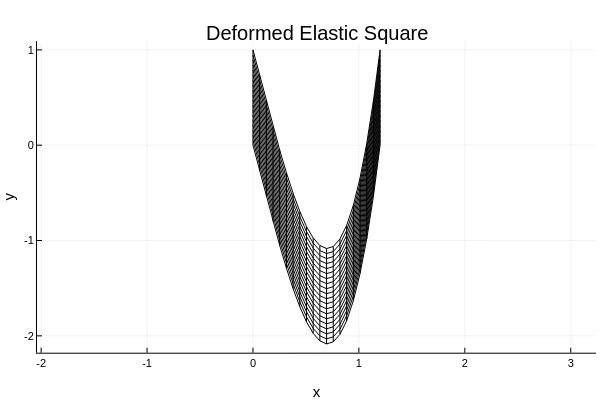

This figure's notebook cell:
### Code cell
# Transpose for plotting consistency
a1p = a1sol'
a2p = a2sol'

# Build coordinate matrices
X = [xi for yi in y, xi in x]
Y = [yi for yi in y, xi in x]

# Deformed coordinates
Xd = X .+ a1p
Yd = Y .+ a2p

# Plot deformed grid
p1 = plot()

# horizontal lines
for i in 1:p.Ny
    plot!(Xd[i, :], Yd[i, :], color=:black, lw=1)
end

# vertical lines
for j in 1:p.Nx
    plot!(Xd[:, j], Yd[:, j], color=:black, lw=1)
end

plot!(
    aspect_ratio = 1,
    xlabel = "x",
    ylabel = "y",
    legend = false,
    title = "Deformed Elastic Square"
)

### Figure 1 — Plotly figure (JSON) as saved in the notebook; plotly's stock layout.template omitted (floating-point values rounded to 4 significant figures)
{"data": [{"colorbar": {"len": 0.8657, "title": "", "x": 0.9934, "y": 0.5087}, "legendgroup": "y1", "line": {"color": "rgba(0, 0, 0, 1.000)", "dash": "solid", "shape": "linear", "width": 1}, "mode": "lines", "name": "y1", "showlegend": true, "type": "scatter", "x": [-5.801e-14, 0.06316, 0.1263, 0.1895, 0.2526, 0.3158, 0.3789, 0.4421, 0.5053, 0.5684, 0.6316, 0.6947, 0.7579, 0.8211, 0.8842, 0.9474, 1.011, 1.074, 1.137, 1.2], "xaxis": "x", "y": [1.557e-14, -0.2684, -0.5368, -0.8, -1.053, -1.289, -1.505, -1.695, -1.853, -1.974, -2.053, -2.084, -2.063, -1.984, -1.842, -1.632, -1.347, -0.9842, -0.5368, 7.63e-14], "yaxis": "y"}, {"colorbar": {"len": 0.8657, "title": "", "x": 0.9934, "y": 0.5087}, "legendgroup": "y2", "line": {"color": "rgba(0, 0, 0, 1.000)", "dash": "solid", "shape": "linear", "width": 1}, "mode": "lines", "name": "y2", "showlegend": true, "type": "scatter", "x": [-3.921e-14, 0.06316, 0.1263, 0.1895, 0.2526, 0.3158, 0.3789, 0.4421, 0.5053, 0.5684, 0.6316, 0.6947, 0.7579, 0.8211, 0.8842, 0.9474, 1.011, 1.074, 1.137, 1.2], "xaxis": "x", "y": [0.05263, -0.2158, -0.4842, -0.7474, -1.0, -1.237, -1.453, -1.642, -1.8, -1.921, -2.0, -2.032, -2.011, -1.932, -1.789, -1.579, -1.295, -0.9316, -0.4842, 0.05263], "yaxis": "y"}, {"colorbar": {"len": 0.8657, "title": "", "x": 0.9934, "y": 0.5087}, "legendgroup": "y3", "line": {"color": "rgba(0, 0, 0, 1.000)", "dash": "solid", "shape": "linear", "width": 1}, "mode": "lines", "name": "y3", "showlegend": true, "type": "scatter", "x": [-3.656e-13, 0.06316, 0.1263, 0.1895, 0.2526, 0.3158, 0.3789, 0.4421, 0.5053, 0.5684, 0.6316, 0.6947, 0.7579, 0.8211, 0.8842, 0.9474, 1.011, 1.074, 1.137, 1.2], "xaxis": "x", "y": [0.1053, -0.1632, -0.4316, -0.6947, -0.9474, -1.184, -1.4, -1.589, -1.747, -1.868, -1.947, -1.979, -1.958, -1.879, -1.737, -1.526, -1.242, -0.8789, -0.4316, 0.1053], "yaxis": "y"}, {"colorbar": {"len": 0.8657, "title": "", "x": 0.9934, "y": 0.5087}, "legendgroup": "y4", "line": {"color": "rgba(0, 0, 0, 1.000)", "dash": "solid", "shape": "linear", "width": 1}, "mode": "lines", "name": "y4", "showlegend": true, "type": "scatter", "x": [2.382e-13, 0.06316, 0.1263, 0.1895, 0.2526, 0.3158, 0.3789, 0.4421, 0.5053, 0.5684, 0.6316, 0.6947, 0.7579, 0.8211, 0.8842, 0.9474, 1.011, 1.074, 1.137, 1.2], "xaxis": "x", "y": [0.1579, -0.1105, -0.3789, -0.6421, -0.8947, -1.132, -1.347, -1.537, -1.695, -1.816, -1.895, -1.926, -1.905, -1.826, -1.684, -1.474, -1.189, -0.8263, -0.3789, 0.1579], "yaxis": "y"}, {"colorbar": {"len": 0.8657, "title": "", "x": 0.9934, "y": 0.5087}, "legendgroup": "y5", "line": {"color": "rgba(0, 0, 0, 1.000)", "dash": "solid", "shape": "linear", "width": 1}, "mode": "lines", "name": "y5", "showlegend": true, "type": "scatter", "x": [-1.331e-13, 0.06316, 0.1263, 0.1895, 0.2526, 0.3158, 0.3789, 0.4421, 0.5053, 0.5684, 0.6316, 0.6947, 0.7579, 0.8211, 0.8842, 0.9474, 1.011, 1.074, 1.137, 1.2], "xaxis": "x", "y": [0.2105, -0.05789, -0.3263, -0.5895, -0.8421, -1.079, -1.295, -1.484, -1.642, -1.763, -1.842, -1.874, -1.853, -1.774, -1.632, -1.421, -1.137, -0.7737, -0.3263, 0.2105], "yaxis": "y"}, {"colorbar": {"len": 0.8657, "title": "", "x": 0.9934, "y": 0.5087}, "legendgroup": "y6", "line": {"color": "rgba(0, 0, 0, 1.000)", "dash": "solid", "shape": "linear", "width": 1}, "mode": "lines", "name": "y6", "showlegend": true, "type": "scatter", "x": [2.156e-13, 0.06316, 0.1263, 0.1895, 0.2526, 0.3158, 0.3789, 0.4421, 0.5053, 0.5684, 0.6316, 0.6947, 0.7579, 0.8211, 0.8842, 0.9474, 1.011, 1.074, 1.137, 1.2], "xaxis": "x", "y": [0.2632, -0.005263, -0.2737, -0.5368, -0.7895, -1.026, -1.242, -1.432, -1.589, -1.711, -1.789, -1.821, -1.8, -1.721, -1.579, -1.368, -1.084, -0.7211, -0.2737, 0.2632], "yaxis": "y"}, {"colorbar": {"len": 0.8657, "title": "", "x": 0.9934, "y": 0.5087}, "legendgroup": "y7", "line": {"color": "rgba(0, 0, 0, 1.000)", "dash": "solid", "shape": "linear", "width": 1}, "mode": "lines", "name": "y7", "showlegend": true, "type": "scatter", "x": [5.657e-14, 0.06316, 0.1263, 0.1895, 0.2526, 0.3158, 0.3789, 0.4421, 0.5053, 0.5684, 0.6316, 0.6947, 0.7579, 0.8211, 0.8842, 0.9474, 1.011, 1.074, 1.137, 1.2], "xaxis": "x", "y": [0.3158, 0.04737, -0.2211, -0.4842, -0.7368, -0.9737, -1.189, -1.379, -1.537, -1.658, -1.737, -1.768, -1.747, -1.668, -1.526, -1.316, -1.032, -0.6684, -0.2211, 0.3158], "yaxis": "y"}, {"colorbar": {"len": 0.8657, "title": "", "x": 0.9934, "y": 0.5087}, "legendgroup": "y8", "line": {"color": "rgba(0, 0, 0, 1.000)", "dash": "solid", "shape": "linear", "width": 1}, "mode": "lines", "name": "y8", "showlegend": true, "type": "scatter", "x": [-2.775e-14, 0.06316, 0.1263, 0.1895, 0.2526, 0.3158, 0.3789, 0.4421, 0.5053, 0.5684, 0.6316, 0.6947, 0.7579, 0.8211, 0.8842, 0.9474, 1.011, 1.074, 1.137, 1.2], "xaxis": "x", "y": [0.3684, 0.1, -0.1684, -0.4316, -0.6842, -0.9211, -1.137, -1.326, -1.484, -1.605, -1.684, -1.716, -1.695, -1.616, -1.474, -1.263, -0.9789, -0.6158, -0.1684, 0.3684], "yaxis": "y"}, {"colorbar": {"len": 0.8657, "title": "", "x": 0.9934, "y": 0.5087}, "legendgroup": "y9", "line": {"color": "rgba(0, 0, 0, 1.000)", "dash": "solid", "shape": "linear", "width": 1}, "mode": "lines", "name": "y9", "showlegend": true, "type": "scatter", "x": [-1.295e-12, 0.06316, 0.1263, 0.1895, 0.2526, 0.3158, 0.3789, 0.4421, 0.5053, 0.5684, 0.6316, 0.6947, 0.7579, 0.8211, 0.8842, 0.9474, 1.011, 1.074, 1.137, 1.2], "xaxis": "x", "y": [0.4211, 0.1526, -0.1158, -0.3789, -0.6316, -0.8684, -1.084, -1.274, -1.432, -1.553, -1.632, -1.663, -1.642, -1.563, -1.421, -1.211, -0.9263, -0.5632, -0.1158, 0.4211], "yaxis": "y"}, {"colorbar": {"len": 0.8657, "title": "", "x": 0.9934, "y": 0.5087}, "legendgroup": "y10", "line": {"color": "rgba(0, 0, 0, 1.000)", "dash": "solid", "shape": "linear", "width": 1}, "mode": "lines", "name": "y10", "showlegend": true, "type": "scatter", "x": [5.87e-13, 0.06316, 0.1263, 0.1895, 0.2526, 0.3158, 0.3789, 0.4421, 0.5053, 0.5684, 0.6316, 0.6947, 0.7579, 0.8211, 0.8842, 0.9474, 1.011, 1.074, 1.137, 1.2], "xaxis": "x", "y": [0.4737, 0.2053, -0.06316, -0.3263, -0.5789, -0.8158, -1.032, -1.221, -1.379, -1.5, -1.579, -1.611, -1.589, -1.511, -1.368, -1.158, -0.8737, -0.5105, -0.06316, 0.4737], "yaxis": "y"}, {"colorbar": {"len": 0.8657, "title": "", "x": 0.9934, "y": 0.5087}, "legendgroup": "y11", "line": {"color": "rgba(0, 0, 0, 1.000)", "dash": "solid", "shape": "linear", "width": 1}, "mode": "lines", "name": "y11", "showlegend": true, "type": "scatter", "x": [9.588e-14, 0.06316, 0.1263, 0.1895, 0.2526, 0.3158, 0.3789, 0.4421, 0.5053, 0.5684, 0.6316, 0.6947, 0.7579, 0.8211, 0.8842, 0.9474, 1.011, 1.074, 1.137, 1.2], "xaxis": "x", "y": [0.5263, 0.2579, -0.01053, -0.2737, -0.5263, -0.7632, -0.9789, -1.168, -1.326, -1.447, -1.526, -1.558, -1.537, -1.458, -1.316, -1.105, -0.8211, -0.4579, -0.01053, 0.5263], "yaxis": "y"}, {"colorbar": {"len": 0.8657, "title": "", "x": 0.9934, "y": 0.5087}, "legendgroup": "y12", "line": {"color": "rgba(0, 0, 0, 1.000)", "dash": "solid", "shape": "linear", "width": 1}, "mode": "lines", "name": "y12", "showlegend": true, "type": "scatter", "x": [1.434e-13, 0.06316, 0.1263, 0.1895, 0.2526, 0.3158, 0.3789, 0.4421, 0.5053, 0.5684, 0.6316, 0.6947, 0.7579, 0.8211, 0.8842, 0.9474, 1.011, 1.074, 1.137, 1.2], "xaxis": "x", "y": [0.5789, 0.3105, 0.04211, -0.2211, -0.4737, -0.7105, -0.9263, -1.116, -1.274, -1.395, -1.474, -1.505, -1.484, -1.405, -1.263, -1.053, -0.7684, -0.4053, 0.04211, 0.5789], "yaxis": "y"}, {"colorbar": {"len": 0.8657, "title": "", "x": 0.9934, "y": 0.5087}, "legendgroup": "y13", "line": {"color": "rgba(0, 0, 0, 1.000)", "dash": "solid", "shape": "linear", "width": 1}, "mode": "lines", "name": "y13", "showlegend": true, "type": "scatter", "x": [-1.512e-13, 0.06316, 0.1263, 0.1895, 0.2526, 0.3158, 0.3789, 0.4421, 0.5053, 0.5684, 0.6316, 0.6947, 0.7579, 0.8211, 0.8842, 0.9474, 1.011, 1.074, 1.137, 1.2], "xaxis": "x", "y": [0.6316, 0.3632, 0.09474, -0.1684, -0.4211, -0.6579, -0.8737, -1.063, -1.221, -1.342, -1.421, -1.453, -1.432, -1.353, -1.211, -1.0, -0.7158, -0.3526, 0.09474, 0.6316], "yaxis": "y"}, {"colorbar": {"len": 0.8657, "title": "", "x": 0.9934, "y": 0.5087}, "legendgroup": "y14", "line": {"color": "rgba(0, 0, 0, 1.000)", "dash": "solid", "shape": "linear", "width": 1}, "mode": "lines", "name": "y14", "showlegend": true, "type": "scatter", "x": [-1.489e-13, 0.06316, 0.1263, 0.1895, 0.2526, 0.3158, 0.3789, 0.4421, 0.5053, 0.5684, 0.6316, 0.6947, 0.7579, 0.8211, 0.8842, 0.9474, 1.011, 1.074, 1.137, 1.2], "xaxis": "x", "y": [0.6842, 0.4158, 0.1474, -0.1158, -0.3684, -0.6053, -0.8211, -1.011, -1.168, -1.289, -1.368, -1.4, -1.379, -1.3, -1.158, -0.9474, -0.6632, -0.3, 0.1474, 0.6842], "yaxis": "y"}, {"colorbar": {"len": 0.8657, "title": "", "x": 0.9934, "y": 0.5087}, "legendgroup": "y15", "line": {"color": "rgba(0, 0, 0, 1.000)", "dash": "solid", "shape": "linear", "width": 1}, "mode": "lines", "name": "y15", "showlegend": true, "type": "scatter", "x": [-2.607e-14, 0.06316, 0.1263, 0.1895, 0.2526, 0.3158, 0.3789, 0.4421, 0.5053, 0.5684, 0.6316, 0.6947, 0.7579, 0.8211, 0.8842, 0.9474, 1.011, 1.074, 1.137, 1.2], "xaxis": "x", "y": [0.7368, 0.4684, 0.2, -0.06316, -0.3158, -0.5526, -0.7684, -0.9579, -1.116, -1.237, -1.316, -1.347, -1.326, -1.247, -1.105, -0.8947, -0.6105, -0.2474, 0.2, 0.7368], "yaxis": "y"}, {"colorbar": {"len": 0.8657, "title": "", "x": 0.9934, "y": 0.5087}, "legendgroup": "y16", "line": {"color": "rgba(0, 0, 0, 1.000)", "dash": "solid", "shape": "linear", "width": 1}, "mode": "lines", "name": "y16", "showlegend": true, "type": "scatter", "x": [6.505e-15, 0.06316, 0.1263, 0.1895, 0.2526, 0.3158, 0.3789, 0.4421, 0.5053, 0.5684, 0.6316, 0.6947, 0.7579, 0.8211, 0.8842, 0.9474, 1.011, 1.074, 1.137, 1.2], "xaxis": "x", "y": [0.7895, 0.5211, 0.2526, -0.01053, -0.2632, -0.5, -0.7158, -0.9053, -1.063, -1.184, -1.263, -1.295, -1.274, -1.195, -1.053, -0.8421, -0.5579, -0.1947, 0.2526, 0.7895], "yaxis": "y"}, {"colorbar": {"len": 0.8657, "title": "", "x": 0.9934, "y": 0.5087}, "legendgroup": "y17", "line": {"color": "rgba(0, 0, 0, 1.000)", "dash": "solid", "shape": "linear", "width": 1}, "mode": "lines", "name": "y17", "showlegend": true, "type": "scatter", "x": [-1.69e-13, 0.06316, 0.1263, 0.1895, 0.2526, 0.3158, 0.3789, 0.4421, 0.5053, 0.5684, 0.6316, 0.6947, 0.7579, 0.8211, 0.8842, 0.9474, 1.011, 1.074, 1.137, 1.2], "xaxis": "x", "y": [0.8421, 0.5737, 0.3053, 0.04211, -0.2105, -0.4474, -0.6632, -0.8526, -1.011, -1.132, -1.211, -1.242, -1.221, -1.142, -1.0, -0.7895, -0.5053, -0.1421, 0.3053, 0.8421], "yaxis": "y"}, {"colorbar": {"len": 0.8657, "title": "", "x": 0.9934, "y": 0.5087}, "legendgroup": "y18", "line": {"color": "rgba(0, 0, 0, 1.000)", "dash": "solid", "shape": "linear", "width": 1}, "mode": "lines", "name": "y18", "showlegend": true, "type": "scatter", "x": [2.641e-13, 0.06316, 0.1263, 0.1895, 0.2526, 0.3158, 0.3789, 0.4421, 0.5053, 0.5684, 0.6316, 0.6947, 0.7579, 0.8211, 0.8842, 0.9474, 1.011, 1.074, 1.137, 1.2], "xaxis": "x", "y": [0.8947, 0.6263, 0.3579, 0.09474, -0.1579, -0.3947, -0.6105, -0.8, -0.9579, -1.079, -1.158, -1.189, -1.168, -1.089, -0.9474, -0.7368, -0.4526, -0.08947, 0.3579, 0.8947], "yaxis": "y"}, {"colorbar": {"len": 0.8657, "title": "", "x": 0.9934, "y": 0.5087}, "legendgroup": "y19", "line": {"color": "rgba(0, 0, 0, 1.000)", "dash": "solid", "shape": "linear", "width": 1}, "mode": "lines", "name": "y19", "showlegend": true, "type": "scatter", "x": [-3.833e-14, 0.06316, 0.1263, 0.1895, 0.2526, 0.3158, 0.3789, 0.4421, 0.5053, 0.5684, 0.6316, 0.6947, 0.7579, 0.8211, 0.8842, 0.9474, 1.011, 1.074, 1.137, 1.2], "xaxis": "x", "y": [0.9474, 0.6789, 0.4105, 0.1474, -0.1053, -0.3421, -0.5579, -0.7474, -0.9053, -1.026, -1.105, -1.137, -1.116, -1.037, -0.8947, -0.6842, -0.4, -0.03684, 0.4105, 0.9474], "yaxis": "y"}, {"colorbar": {"len": 0.8657, "title": "", "x": 0.9934, "y": 0.5087}, "legendgroup": "y20", "line": {"color": "rgba(0, 0, 0, 1.000)", "dash": "solid", "shape": "linear", "width": 1}, "mode": "lines", "name": "y20", "showlegend": true, "type": "scatter", "x": [6.568e-14, 0.06316, 0.1263, 0.1895, 0.2526, 0.3158, 0.3789, 0.4421, 0.5053, 0.5684, 0.6316, 0.6947, 0.7579, 0.8211, 0.8842, 0.9474, 1.011, 1.074, 1.137, 1.2], "xaxis": "x", "y": [1, 0.7316, 0.4632, 0.2, -0.05263, -0.2895, -0.5053, -0.6947, -0.8526, -0.9737, -1.053, -1.084, -1.063, -0.9842, -0.8421, -0.6316, -0.3474, 0.01579, 0.4632, 1], "yaxis": "y"}, {"colorbar": {"len": 0.8657, "title": "", "x": 0.9934, "y": 0.5087}, "legendgroup": "y21", "line": {"color": "rgba(0, 0, 0, 1.000)", "dash": "solid", "shape": "linear", "width": 1}, "mode": "lines", "name": "y21", "showlegend": true, "type": "scatter", "x": [-5.801e-14, -3.921e-14, -3.656e-13, 2.382e-13, -1.331e-13, 2.156e-13, 5.657e-14, -2.775e-14, -1.295e-12, 5.87e-13, 9.588e-14, 1.434e-13, -1.512e-13, -1.489e-13, -2.607e-14, 6.505e-15, -1.69e-13, 2.641e-13, -3.833e-14, 6.568e-14], "xaxis": "x", "y": [1.557e-14, 0.05263, 0.1053, 0.1579, 0.2105, 0.2632, 0.3158, 0.3684, 0.4211, 0.4737, 0.5263, 0.5789, 0.6316, 0.6842, 0.7368, 0.7895, 0.8421, 0.8947, 0.9474, 1], "yaxis": "y"}, {"colorbar": {"len": 0.8657, "title": "", "x": 0.9934, "y": 0.5087}, "legendgroup": "y22", "line": {"color": "rgba(0, 0, 0, 1.000)", "dash": "solid", "shape": "linear", "width": 1}, "mode": "lines", "name": "y22", "showlegend": true, "type": "scatter", "x": [0.06316, 0.06316, 0.06316, 0.06316, 0.06316, 0.06316, 0.06316, 0.06316, 0.06316, 0.06316, 0.06316, 0.06316, 0.06316, 0.06316, 0.06316, 0.06316, 0.06316, 0.06316, 0.06316, 0.06316], "xaxis": "x", "y": [-0.2684, -0.2158, -0.1632, -0.1105, -0.05789, -0.005263, 0.04737, 0.1, 0.1526, 0.2053, 0.2579, 0.3105, 0.3632, 0.4158, 0.4684, 0.5211, 0.5737, 0.6263, 0.6789, 0.7316], "yaxis": "y"}, {"colorbar": {"len": 0.8657, "title": "", "x": 0.9934, "y": 0.5087}, "legendgroup": "y23", "line": {"color": "rgba(0, 0, 0, 1.000)", "dash": "solid", "shape": "linear", "width": 1}, "mode": "lines", "name": "y23", "showlegend": true, "type": "scatter", "x": [0.1263, 0.1263, 0.1263, 0.1263, 0.1263, 0.1263, 0.1263, 0.1263, 0.1263, 0.1263, 0.1263, 0.1263, 0.1263, 0.1263, 0.1263, 0.1263, 0.1263, 0.1263, 0.1263, 0.1263], "xaxis": "x", "y": [-0.5368, -0.4842, -0.4316, -0.3789, -0.3263, -0.2737, -0.2211, -0.1684, -0.1158, -0.06316, -0.01053, 0.04211, 0.09474, 0.1474, 0.2, 0.2526, 0.3053, 0.3579, 0.4105, 0.4632], "yaxis": "y"}, {"colorbar": {"len": 0.8657, "title": "", "x": 0.9934, "y": 0.5087}, "legendgroup": "y24", "line": {"color": "rgba(0, 0, 0, 1.000)", "dash": "solid", "shape": "linear", "width": 1}, "mode": "lines", "name": "y24", "showlegend": true, "type": "scatter", "x": [0.1895, 0.1895, 0.1895, 0.1895, 0.1895, 0.1895, 0.1895, 0.1895, 0.1895, 0.1895, 0.1895, 0.1895, 0.1895, 0.1895, 0.1895, 0.1895, 0.1895, 0.1895, 0.1895, 0.1895], "xaxis": "x", "y": [-0.8, -0.7474, -0.6947, -0.6421, -0.5895, -0.5368, -0.4842, -0.4316, -0.3789, -0.3263, -0.2737, -0.2211, -0.1684, -0.1158, -0.06316, -0.01053, 0.04211, 0.09474, 0.1474, 0.2], "yaxis": "y"}, {"colorbar": {"len": 0.8657, "title": "", "x": 0.9934, "y": 0.5087}, "legendgroup": "y25", "line": {"color": "rgba(0, 0, 0, 1.000)", "dash": "solid", "shape": "linear", "width": 1}, "mode": "lines", "name": "y25", "showlegend": true, "type": "scatter", "x": [0.2526, 0.2526, 0.2526, 0.2526, 0.2526, 0.2526, 0.2526, 0.2526, 0.2526, 0.2526, 0.2526, 0.2526, 0.2526, 0.2526, 0.2526, 0.2526, 0.2526, 0.2526, 0.2526, 0.2526], "xaxis": "x", "y": [-1.053, -1.0, -0.9474, -0.8947, -0.8421, -0.7895, -0.7368, -0.6842, -0.6316, -0.5789, -0.5263, -0.4737, -0.4211, -0.3684, -0.3158, -0.2632, -0.2105, -0.1579, -0.1053, -0.05263], "yaxis": "y"}, {"colorbar": {"len": 0.8657, "title": "", "x": 0.9934, "y": 0.5087}, "legendgroup": "y26", "line": {"color": "rgba(0, 0, 0, 1.000)", "dash": "solid", "shape": "linear", "width": 1}, "mode": "lines", "name": "y26", "showlegend": true, "type": "scatter", "x": [0.3158, 0.3158, 0.3158, 0.3158, 0.3158, 0.3158, 0.3158, 0.3158, 0.3158, 0.3158, 0.3158, 0.3158, 0.3158, 0.3158, 0.3158, 0.3158, 0.3158, 0.3158, 0.3158, 0.3158], "xaxis": "x", "y": [-1.289, -1.237, -1.184, -1.132, -1.079, -1.026, -0.9737, -0.9211, -0.8684, -0.8158, -0.7632, -0.7105, -0.6579, -0.6053, -0.5526, -0.5, -0.4474, -0.3947, -0.3421, -0.2895], "yaxis": "y"}, {"colorbar": {"len": 0.8657, "title": "", "x": 0.9934, "y": 0.5087}, "legendgroup": "y27", "line": {"color": "rgba(0, 0, 0, 1.000)", "dash": "solid", "shape": "linear", "width": 1}, "mode": "lines", "name": "y27", "showlegend": true, "type": "scatter", "x": [0.3789, 0.3789, 0.3789, 0.3789, 0.3789, 0.3789, 0.3789, 0.3789, 0.3789, 0.3789, 0.3789, 0.3789, 0.3789, 0.3789, 0.3789, 0.3789, 0.3789, 0.3789, 0.3789, 0.3789], "xaxis": "x", "y": [-1.505, -1.453, -1.4, -1.347, -1.295, -1.242, -1.189, -1.137, -1.084, -1.032, -0.9789, -0.9263, -0.8737, -0.8211, -0.7684, -0.7158, -0.6632, -0.6105, -0.5579, -0.5053], "yaxis": "y"}, {"colorbar": {"len": 0.8657, "title": "", "x": 0.9934, "y": 0.5087}, "legendgroup": "y28", "line": {"color": "rgba(0, 0, 0, 1.000)", "dash": "solid", "shape": "linear", "width": 1}, "mode": "lines", "name": "y28", "showlegend": true, "type": "scatter", "x": [0.4421, 0.4421, 0.4421, 0.4421, 0.4421, 0.4421, 0.4421, 0.4421, 0.4421, 0.4421, 0.4421, 0.4421, 0.4421, 0.4421, 0.4421, 0.4421, 0.4421, 0.4421, 0.4421, 0.4421], "xaxis": "x", "y": [-1.695, -1.642, -1.589, -1.537, -1.484, -1.432, -1.379, -1.326, -1.274, -1.221, -1.168, -1.116, -1.063, -1.011, -0.9579, -0.9053, -0.8526, -0.8, -0.7474, -0.6947], "yaxis": "y"}, {"colorbar": {"len": 0.8657, "title": "", "x": 0.9934, "y": 0.5087}, "legendgroup": "y29", "line": {"color": "rgba(0, 0, 0, 1.000)", "dash": "solid", "shape": "linear", "width": 1}, "mode": "lines", "name": "y29", "showlegend": true, "type": "scatter", "x": [0.5053, 0.5053, 0.5053, 0.5053, 0.5053, 0.5053, 0.5053, 0.5053, 0.5053, 0.5053, 0.5053, 0.5053, 0.5053, 0.5053, 0.5053, 0.5053, 0.5053, 0.5053, 0.5053, 0.5053], "xaxis": "x", "y": [-1.853, -1.8, -1.747, -1.695, -1.642, -1.589, -1.537, -1.484, -1.432, -1.379, -1.326, -1.274, -1.221, -1.168, -1.116, -1.063, -1.011, -0.9579, -0.9053, -0.8526], "yaxis": "y"}, {"colorbar": {"len": 0.8657, "title": "", "x": 0.9934, "y": 0.5087}, "legendgroup": "y30", "line": {"color": "rgba(0, 0, 0, 1.000)", "dash": "solid", "shape": "linear", "width": 1}, "mode": "lines", "name": "y30", "showlegend": true, "type": "scatter", "x": [0.5684, 0.5684, 0.5684, 0.5684, 0.5684, 0.5684, 0.5684, 0.5684, 0.5684, 0.5684, 0.5684, 0.5684, 0.5684, 0.5684, 0.5684, 0.5684, 0.5684, 0.5684, 0.5684, 0.5684], "xaxis": "x", "y": [-1.974, -1.921, -1.868, -1.816, -1.763, -1.711, -1.658, -1.605, -1.553, -1.5, -1.447, -1.395, -1.342, -1.289, -1.237, -1.184, -1.132, -1.079, -1.026, -0.9737], "yaxis": "y"}, {"colorbar": {"len": 0.8657, "title": "", "x": 0.9934, "y": 0.5087}, "legendgroup": "y31", "line": {"color": "rgba(0, 0, 0, 1.000)", "dash": "solid", "shape": "linear", "width": 1}, "mode": "lines", "name": "y31", "showlegend": true, "type": "scatter", "x": [0.6316, 0.6316, 0.6316, 0.6316, 0.6316, 0.6316, 0.6316, 0.6316, 0.6316, 0.6316, 0.6316, 0.6316, 0.6316, 0.6316, 0.6316, 0.6316, 0.6316, 0.6316, 0.6316, 0.6316], "xaxis": "x", "y": [-2.053, -2.0, -1.947, -1.895, -1.842, -1.789, -1.737, -1.684, -1.632, -1.579, -1.526, -1.474, -1.421, -1.368, -1.316, -1.263, -1.211, -1.158, -1.105, -1.053], "yaxis": "y"}, {"colorbar": {"len": 0.8657, "title": "", "x": 0.9934, "y": 0.5087}, "legendgroup": "y32", "line": {"color": "rgba(0, 0, 0, 1.000)", "dash": "solid", "shape": "linear", "width": 1}, "mode": "lines", "name": "y32", "showlegend": true, "type": "scatter", "x": [0.6947, 0.6947, 0.6947, 0.6947, 0.6947, 0.6947, 0.6947, 0.6947, 0.6947, 0.6947, 0.6947, 0.6947, 0.6947, 0.6947, 0.6947, 0.6947, 0.6947, 0.6947, 0.6947, 0.6947], "xaxis": "x", "y": [-2.084, -2.032, -1.979, -1.926, -1.874, -1.821, -1.768, -1.716, -1.663, -1.611, -1.558, -1.505, -1.453, -1.4, -1.347, -1.295, -1.242, -1.189, -1.137, -1.084], "yaxis": "y"}, {"colorbar": {"len": 0.8657, "title": "", "x": 0.9934, "y": 0.5087}, "legendgroup": "y33", "line": {"color": "rgba(0, 0, 0, 1.000)", "dash": "solid", "shape": "linear", "width": 1}, "mode": "lines", "name": "y33", "showlegend": true, "type": "scatter", "x": [0.7579, 0.7579, 0.7579, 0.7579, 0.7579, 0.7579, 0.7579, 0.7579, 0.7579, 0.7579, 0.7579, 0.7579, 0.7579, 0.7579, 0.7579, 0.7579, 0.7579, 0.7579, 0.7579, 0.7579], "xaxis": "x", "y": [-2.063, -2.011, -1.958, -1.905, -1.853, -1.8, -1.747, -1.695, -1.642, -1.589, -1.537, -1.484, -1.432, -1.379, -1.326, -1.274, -1.221, -1.168, -1.116, -1.063], "yaxis": "y"}, {"colorbar": {"len": 0.8657, "title": "", "x": 0.9934, "y": 0.5087}, "legendgroup": "y34", "line": {"color": "rgba(0, 0, 0, 1.000)", "dash": "solid", "shape": "linear", "width": 1}, "mode": "lines", "name": "y34", "showlegend": true, "type": "scatter", "x": [0.8211, 0.8211, 0.8211, 0.8211, 0.8211, 0.8211, 0.8211, 0.8211, 0.8211, 0.8211, 0.8211, 0.8211, 0.8211, 0.8211, 0.8211, 0.8211, 0.8211, 0.8211, 0.8211, 0.8211], "xaxis": "x", "y": [-1.984, -1.932, -1.879, -1.826, -1.774, -1.721, -1.668, -1.616, -1.563, -1.511, -1.458, -1.405, -1.353, -1.3, -1.247, -1.195, -1.142, -1.089, -1.037, -0.9842], "yaxis": "y"}, {"colorbar": {"len": 0.8657, "title": "", "x": 0.9934, "y": 0.5087}, "legendgroup": "y35", "line": {"color": "rgba(0, 0, 0, 1.000)", "dash": "solid", "shape": "linear", "width": 1}, "mode": "lines", "name": "y35", "showlegend": true, "type": "scatter", "x": [0.8842, 0.8842, 0.8842, 0.8842, 0.8842, 0.8842, 0.8842, 0.8842, 0.8842, 0.8842, 0.8842, 0.8842, 0.8842, 0.8842, 0.8842, 0.8842, 0.8842, 0.8842, 0.8842, 0.8842], "xaxis": "x", "y": [-1.842, -1.789, -1.737, -1.684, -1.632, -1.579, -1.526, -1.474, -1.421, -1.368, -1.316, -1.263, -1.211, -1.158, -1.105, -1.053, -1.0, -0.9474, -0.8947, -0.8421], "yaxis": "y"}, {"colorbar": {"len": 0.8657, "title": "", "x": 0.9934, "y": 0.5087}, "legendgroup": "y36", "line": {"color": "rgba(0, 0, 0, 1.000)", "dash": "solid", "shape": "linear", "width": 1}, "mode": "lines", "name": "y36", "showlegend": true, "type": "scatter", "x": [0.9474, 0.9474, 0.9474, 0.9474, 0.9474, 0.9474, 0.9474, 0.9474, 0.9474, 0.9474, 0.9474, 0.9474, 0.9474, 0.9474, 0.9474, 0.9474, 0.9474, 0.9474, 0.9474, 0.9474], "xaxis": "x", "y": [-1.632, -1.579, -1.526, -1.474, -1.421, -1.368, -1.316, -1.263, -1.211, -1.158, -1.105, -1.053, -1.0, -0.9474, -0.8947, -0.8421, -0.7895, -0.7368, -0.6842, -0.6316], "yaxis": "y"}, {"colorbar": {"len": 0.8657, "title": "", "x": 0.9934, "y": 0.5087}, "legendgroup": "y37", "line": {"color": "rgba(0, 0, 0, 1.000)", "dash": "solid", "shape": "linear", "width": 1}, "mode": "lines", "name": "y37", "showlegend": true, "type": "scatter", "x": [1.011, 1.011, 1.011, 1.011, 1.011, 1.011, 1.011, 1.011, 1.011, 1.011, 1.011, 1.011, 1.011, 1.011, 1.011, 1.011, 1.011, 1.011, 1.011, 1.011], "xaxis": "x", "y": [-1.347, -1.295, -1.242, -1.189, -1.137, -1.084, -1.032, -0.9789, -0.9263, -0.8737, -0.8211, -0.7684, -0.7158, -0.6632, -0.6105, -0.5579, -0.5053, -0.4526, -0.4, -0.3474], "yaxis": "y"}, {"colorbar": {"len": 0.8657, "title": "", "x": 0.9934, "y": 0.5087}, "legendgroup": "y38", "line": {"color": "rgba(0, 0, 0, 1.000)", "dash": "solid", "shape": "linear", "width": 1}, "mode": "lines", "name": "y38", "showlegend": true, "type": "scatter", "x": [1.074, 1.074, 1.074, 1.074, 1.074, 1.074, 1.074, 1.074, 1.074, 1.074, 1.074, 1.074, 1.074, 1.074, 1.074, 1.074, 1.074, 1.074, 1.074, 1.074], "xaxis": "x", "y": [-0.9842, -0.9316, -0.8789, -0.8263, -0.7737, -0.7211, -0.6684, -0.6158, -0.5632, -0.5105, -0.4579, -0.4053, -0.3526, -0.3, -0.2474, -0.1947, -0.1421, -0.08947, -0.03684, 0.01579], "yaxis": "y"}, {"colorbar": {"len": 0.8657, "title": "", "x": 0.9934, "y": 0.5087}, "legendgroup": "y39", "line": {"color": "rgba(0, 0, 0, 1.000)", "dash": "solid", "shape": "linear", "width": 1}, "mode": "lines", "name": "y39", "showlegend": true, "type": "scatter", "x": [1.137, 1.137, 1.137, 1.137, 1.137, 1.137, 1.137, 1.137, 1.137, 1.137, 1.137, 1.137, 1.137, 1.137, 1.137, 1.137, 1.137, 1.137, 1.137, 1.137], "xaxis": "x", "y": [-0.5368, -0.4842, -0.4316, -0.3789, -0.3263, -0.2737, -0.2211, -0.1684, -0.1158, -0.06316, -0.01053, 0.04211, 0.09474, 0.1474, 0.2, 0.2526, 0.3053, 0.3579, 0.4105, 0.4632], "yaxis": "y"}, {"colorbar": {"len": 0.8657, "title": "", "x": 0.9934, "y": 0.5087}, "legendgroup": "y40", "line": {"color": "rgba(0, 0, 0, 1.000)", "dash": "solid", "shape": "linear", "width": 1}, "mode": "lines", "name": "y40", "showlegend": true, "type": "scatter", "x": [1.2, 1.2, 1.2, 1.2, 1.2, 1.2, 1.2, 1.2, 1.2, 1.2, 1.2, 1.2, 1.2, 1.2, 1.2, 1.2, 1.2, 1.2, 1.2, 1.2], "xaxis": "x", "y": [7.63e-14, 0.05263, 0.1053, 0.1579, 0.2105, 0.2632, 0.3158, 0.3684, 0.4211, 0.4737, 0.5263, 0.5789, 0.6316, 0.6842, 0.7368, 0.7895, 0.8421, 0.8947, 0.9474, 1], "yaxis": "y"}], "layout": {"annotations": [{"font": {"color": "rgba(0, 0, 0, 1.000)", "family": "sans-serif", "size": 20}, "rotation": 0, "showarrow": false, "text": "Deformed Elastic Square", "x": 0.5275, "xanchor": "center", "xref": "paper", "y": 1, "yanchor": "top", "yref": "paper"}], "height": 400, "margin": {"b": 20, "l": 0, "r": 0, "t": 20}, "paper_bgcolor": "rgba(255, 255, 255, 1.000)", "plot_bgcolor": "rgba(255, 255, 255, 1.000)", "showlegend": false, "width": 600, "xaxis": {"anchor": "y", "domain": [0.06165, 0.9934], "gridcolor": "rgba(0, 0, 0, 0.100)", "gridwidth": 0.5, "linecolor": "rgba(0, 0, 0, 1.000)", "mirror": false, "range": [-2.039, 3.239], "showgrid": true, "showline": true, "showticklabels": true, "tickangle": 0, "tickcolor": "rgb(0, 0, 0)", "tickfont": {"color": "rgba(0, 0, 0, 1.000)", "family": "sans-serif", "size": 11}, "tickmode": "array", "ticks": "inside", "ticktext": ["-2", "-1", "0", "1", "2", "3"], "tickvals": [-2, -1, 0, 1, 2, 3], "title": "x", "titlefont": {"color": "rgba(0, 0, 0, 1.000)", "family": "sans-serif", "size": 15}, "type": "-", "visible": true, "zeroline": false, "zerolinecolor": "rgba(0, 0, 0, 1.000)"}, "yaxis": {"anchor": "x", "domain": [0.07581, 0.9415], "gridcolor": "rgba(0, 0, 0, 0.100)", "gridwidth": 0.5, "linecolor": "rgba(0, 0, 0, 1.000)", "mirror": false, "range": [-2.177, 1.093], "showgrid": true, "showline": true, "showticklabels": true, "tickangle": 0, "tickcolor": "rgb(0, 0, 0)", "tickfont": {"color": "rgba(0, 0, 0, 1.000)", "family": "sans-serif", "size": 11}, "tickmode": "array", "ticks": "inside", "ticktext": ["-2", "-1", "0", "1"], "tickvals": [-2, -1, 0, 1], "title": "y", "titlefont": {"color": "rgba(0, 0, 0, 1.000)", "family": "sans-serif", "size": 15}, "type": "-", "visible": true, "zeroline": false, "zerolinecolor": "rgba(0, 0, 0, 1.000)"}}}
